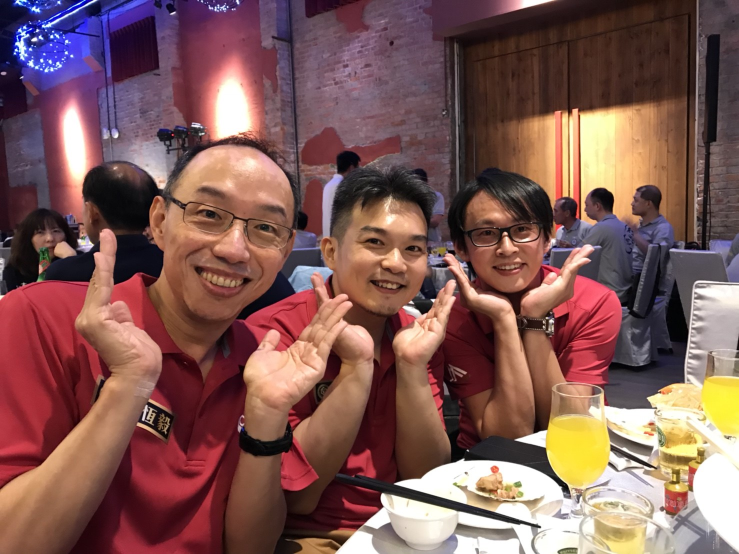
#> input picture data/cruise3.jpg, 1478 x 1108 px (shown at 1/2 size)
$ python papaerEyeTest.py   (older library calls are emulated)
#> lines starting #> are read from the running program, lines starting #| are printed output that depends on the picture; after the words box and inside, x2 and y2 are one past the last pixel; in counts of white or black regions, pixels touching at a corner belong together

# -*- coding: utf-8 -*-
"""
Created on Tue Sep  4 20:25:59 2018
@author: Miracle
"""
#检测瞳孔
import cv2
import math
#打开图片
img = cv2.imread('../data/cruise3.jpg')
#> img is the input picture: shape (1108, 1478, 3); mean B, G, R 85.6, 89.5, 127.6
#放缩尺寸
scaling_factor = 0.85

img = cv2.resize(img,None,
               fx = scaling_factor,
               fy = scaling_factor,
               interpolation = cv2.INTER_AREA)
#> img: shape (942, 1256, 3)

cv2.imshow('Original Image',img)
gray = cv2.cvtColor(~img,cv2.COLOR_BGR2GRAY)
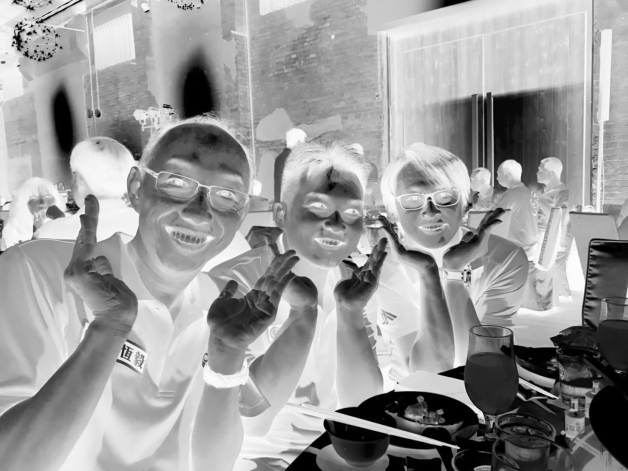
#> gray: shape (942, 1256) (shown at 1/2 size); min 0, max 254, mean 154.6
#cv2.imshow('Gray Image',gray)

rett,thresh_gray = cv2.threshold(gray,150,255,cv2.THRESH_BINARY)
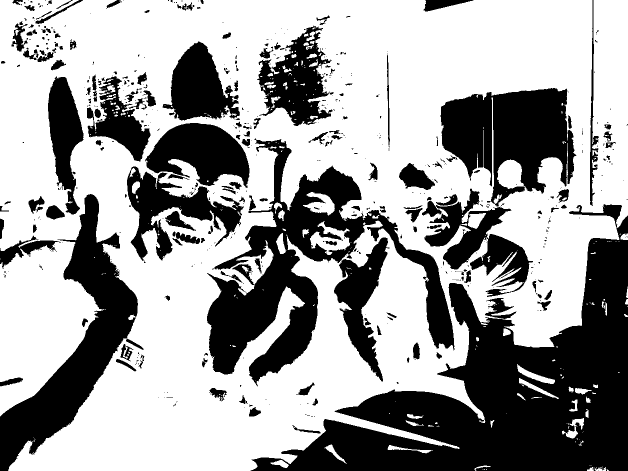
#> thresh_gray: shape (942, 1256) (shown at 1/2 size); 62.6% white; 586 black regions (401 under 20 px)
cv2.imshow('thresh_gray Image',thresh_gray)
thresh_gray, contours, hierarchy = cv2.findContours(thresh_gray,
                                      cv2.RETR_EXTERNAL,
                                      cv2.CHAIN_APPROX_NONE)
#> contours = 109 contours, 80 with area under 20; largest, box (x1, y1, x2, y2) and area: (0, 0, 1256, 942) 972192, (1034, 728, 1110, 768) 756, (1124, 836, 1168, 877) 534, (1038, 756, 1118, 798) 509, (648, 889, 693, 928) 318
cv2.imshow('thresh_gray image',thresh_gray)

for contour in contours:
    area = cv2.contourArea(contour)
    rect = cv2.boundingRect(contour)
    x,y,width,height = rect
    radius = 0.25*(width+height)

    area_condition = (100 <= area <= 200)
    symetry_condition = (abs(1-float(width)/float(height))<=0.2)
    fill_condition = (
            abs(1-(area/(math.pi*math.pow(radius,2.0))))<=0.3)

    if area_condition and symetry_condition and fill_condition:
        cv2.circle(img,
                   (int(x+radius),int(y+radius)),
                   int(1.3*radius),
                   (0,0,255),
                   -1)
#> this loop made 109 passes
#> (area, x, y, width, height, radius, area_condition, symetry_condition) on passes 7, 8, 11, 12, 14, 15, 35, 36, 37, 38, 41, 43: (47, 1174, 934, 15, 8, 5.75, False, False), (68, 1190, 933, 23, 9, 8, False, False), (55, 949, 931, 32, 11, 10.75, False, False), (256.5, 541, 920, 37, 16, 13.25, False, False), (303.5, 775, 890, 91, 17, 27, False, False), (318, 648, 889, 45, 39, 21, False, True), (96.5, 811, 841, 37, 11, 12, False, False), (38, 981, 840, 8, 15, 5.75, False, False), (534.5, 1124, 836, 44, 41, 21.25, False, True), (129, 814, 828, 33, 10, 10.75, True, False), (58, 1171, 818, 7, 17, 6, False, False), (139, 1138, 799, 17, 24, 10.25, True, False)
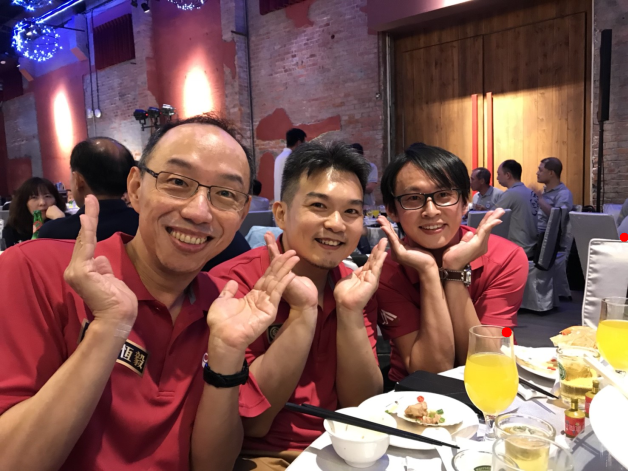
#> img: shape (942, 1256, 3) (shown at 1/2 size); mean B, G, R 85.6, 89.4, 127.7
cv2.imshow('Pupil',img)
if cv2.waitKey(0) == 27:
#> (key Esc is pressed here)
    cv2.destroyAllWindows()

$ run again, with data/cruise2.jpg copied over data/cruise3.jpg
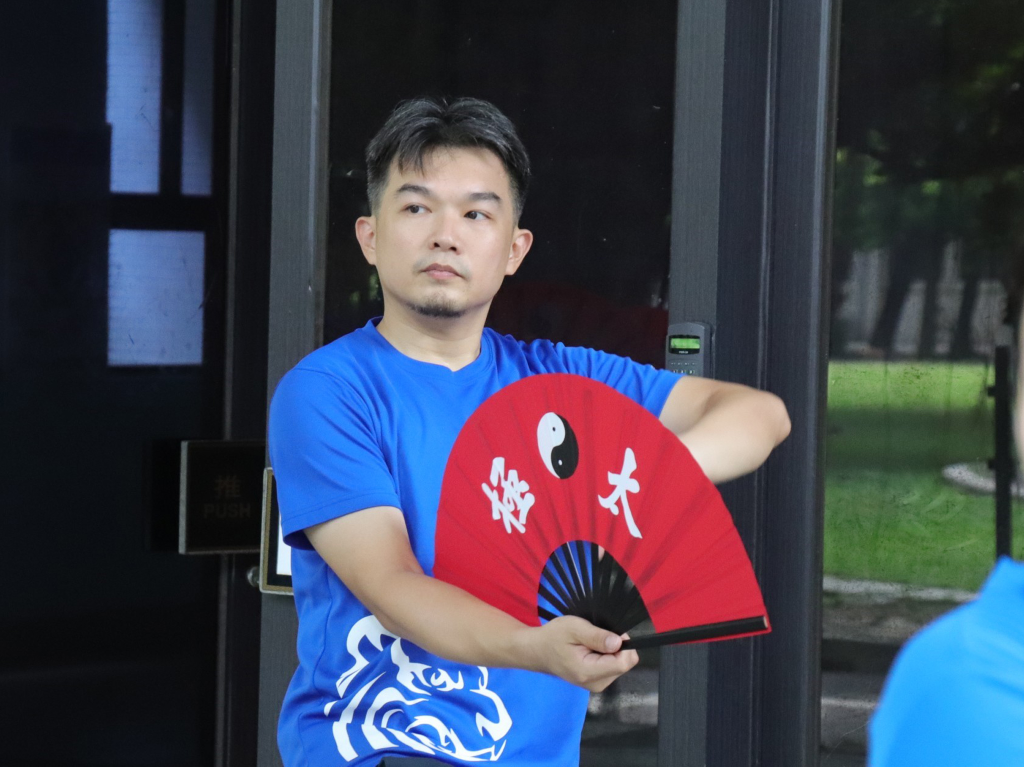
#> input picture data/cruise2.jpg, 2048 x 1533 px (shown at 1/2 size)
#> img is the input picture: shape (1533, 2048, 3); mean B, G, R 81.9, 65.7, 62.9
#> img: shape (1303, 1741, 3)
#> `gray = cv2.cvtColor(~img,cv2.COLOR_BGR2GRAY)`:
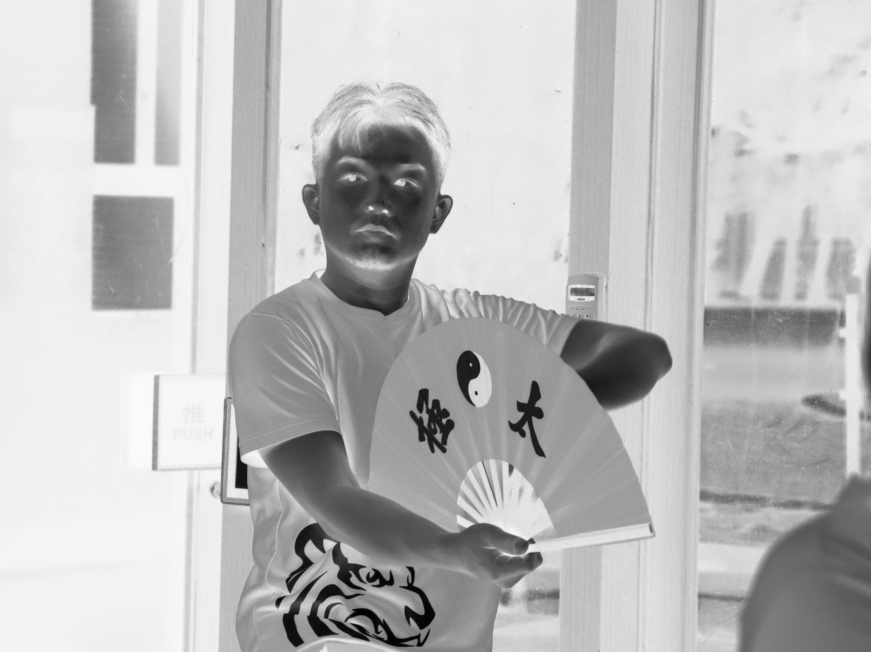
#> gray: shape (1303, 1741) (shown at 1/2 size); min 0, max 253, mean 188.3
#> `rett,thresh_gray = cv2.threshold(gray,150,255,cv2.THRESH_BINARY)`:
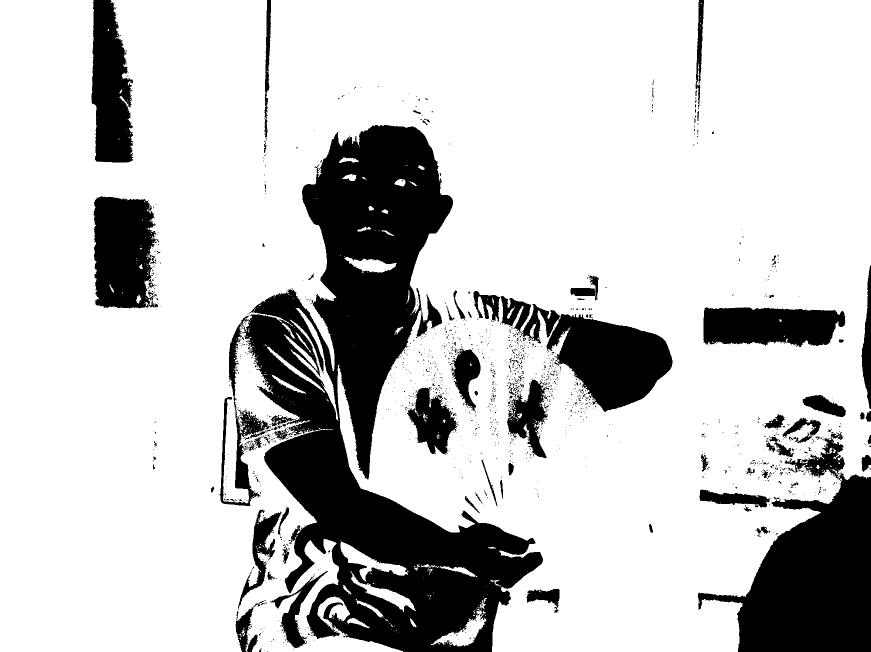
#> thresh_gray: shape (1303, 1741) (shown at 1/2 size); 78.7% white; 1563 black regions (1454 under 20 px)
#> contours = 259 contours, 227 with area under 20; largest, box (x1, y1, x2, y2) and area: (0, 0, 1741, 1303) 1893141, (681, 1083, 817, 1163) 2912, (580, 616, 677, 842) 2634, (862, 1217, 973, 1293) 2470, (700, 1143, 832, 1224) 2064
#> the loop `for contour in contours:` made 259 passes
#> (area, x, y, width, height, radius, symetry_condition) on passes 18, 31, 34: (24.5, 484, 1257, 6, 16, 5.5, False), (75, 820, 1237, 13, 18, 7.75, False), (275, 694, 1236, 45, 20, 16.25, False)

$ run again, with data/cruise4.jpg copied over data/cruise3.jpg
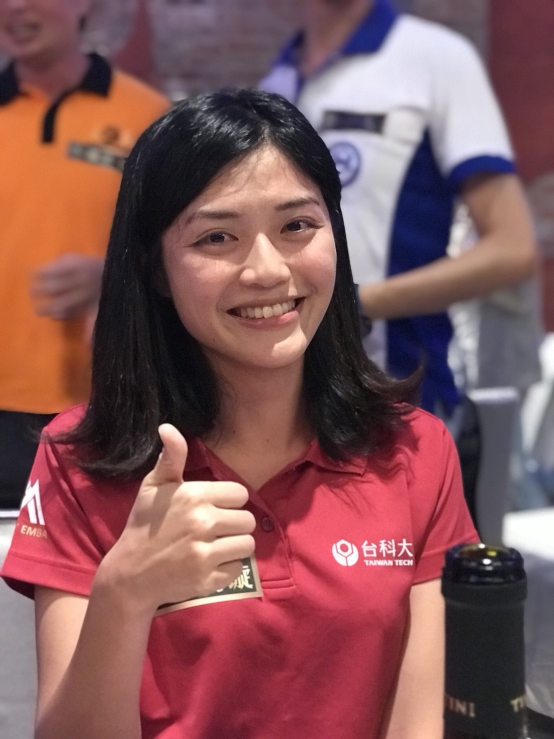
#> input picture data/cruise4.jpg, 1108 x 1478 px (shown at 1/2 size)
#> img is the input picture: shape (1478, 1108, 3); mean B, G, R 88.5, 86.2, 130.5
#> img: shape (1256, 942, 3)
#> `gray = cv2.cvtColor(~img,cv2.COLOR_BGR2GRAY)`:
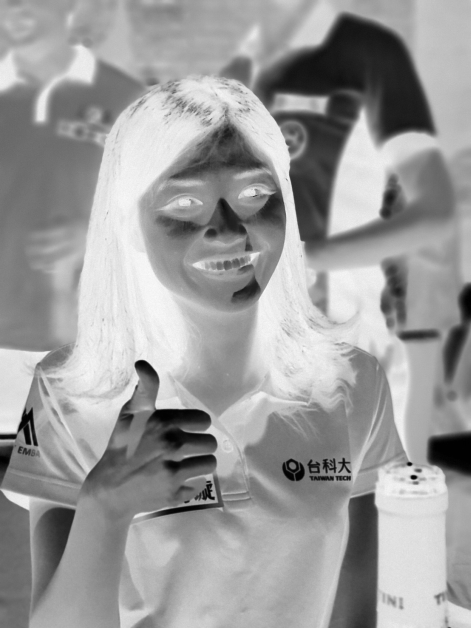
#> gray: shape (1256, 942) (shown at 1/2 size); min 0, max 252, mean 155.3
#> `rett,thresh_gray = cv2.threshold(gray,150,255,cv2.THRESH_BINARY)`:
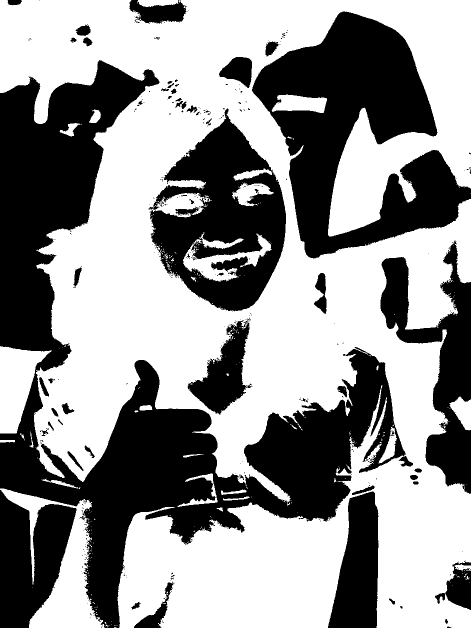
#> thresh_gray: shape (1256, 942) (shown at 1/2 size); 57.5% white; 384 black regions (322 under 20 px)
#> contours = 209 contours, 189 with area under 20; largest, box (x1, y1, x2, y2) and area: (0, 0, 942, 1256) 712490, (0, 977, 210, 1256) 18442, (0, 692, 104, 867) 9905, (543, 189, 654, 226) 2762, (898, 793, 942, 861) 1642
#> the loop `for contour in contours:` made 209 passes
#> (area, x, y, width, height, radius, symetry_condition) on pass 49: (229.5, 909, 1128, 33, 14, 11.75, False)
